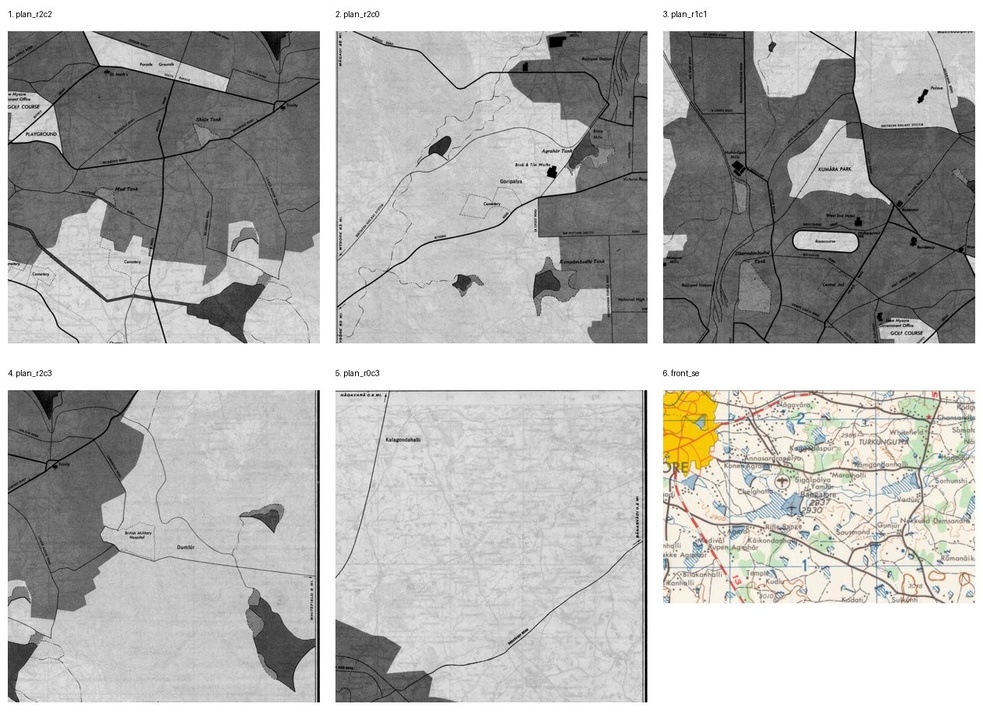
#> input picture testset/QUICK_SET.jpg, 983 x 718 px, shrunk from 1260 x 920 before the run
$ python -i grow.py   (imports and definitions only)
#> lines starting #> are read from the running program, lines starting #| are printed output that depends on the picture; after the words box and inside, x2 and y2 are one past the last pixel; in counts of white or black regions, pixels touching at a corner belong together
"""Deterministic outline from a model's point: the model says WHERE, the scan's own pixels say WHAT SHAPE.
grow() returns (polygon, "ok") or (None, reason) when there is no water drawing under the point: that refusal
is the fence, and the app lists every refused point on screen.

Plan sheet (greyscale 1:25,000): water = hatching (diagonal stripes, period ~3.2 px, found with a Gabor
filter bank; built-up shading is a 1.6 px dot screen and scores ~0) OR solid dark fill (15x15 mean < 78).
Front sheet (colour 1:250,000): water = blue ink (B - (R+G)/2 > 14), closed.
"""
import numpy as np, cv2
from shapely.geometry import Polygon

WIN = 240          # half-window (sheet px) around the point
SNAP = 14          # the point may sit this many px off the drawing
MIN_AREA = 150     # px; smaller is text or a speck -> refused
SMALL_AREA = 1000  # px (~1.6 ha on the plan); below this only a solid black fill is trusted
EVID_HATCH, EVID_DARK, EVID_SMALL_DARK = 0.10, 50, 40  # water evidence thresholds (tuned on the answer key, 2026-09-25)
MAX_FILL = 0.6     # a component filling more of the window than this has leaked -> refused
HATCH_T, DARK_T = 5.0, 78


def hatch_energy(gray01):
    E = np.zeros_like(gray01)
    for th in np.deg2rad([30, 40, 50, 60, 120, 130, 140, 150]):
        ke = cv2.getGaborKernel((15, 15), 3.0, th, 3.2, 0.8, psi=0); ke -= ke.mean()
        ko = cv2.getGaborKernel((15, 15), 3.0, th, 3.2, 0.8, psi=np.pi / 2)
        E = np.maximum(E, cv2.filter2D(gray01, -1, ke) ** 2 + cv2.filter2D(gray01, -1, ko) ** 2)
#> this loop made 8 passes
#> pass 1, in hatch_energy, `E = np.maximum(E, cv2.filter2D(gray01, -1, ke) ** 2 + cv2.filter2D(gra..`:
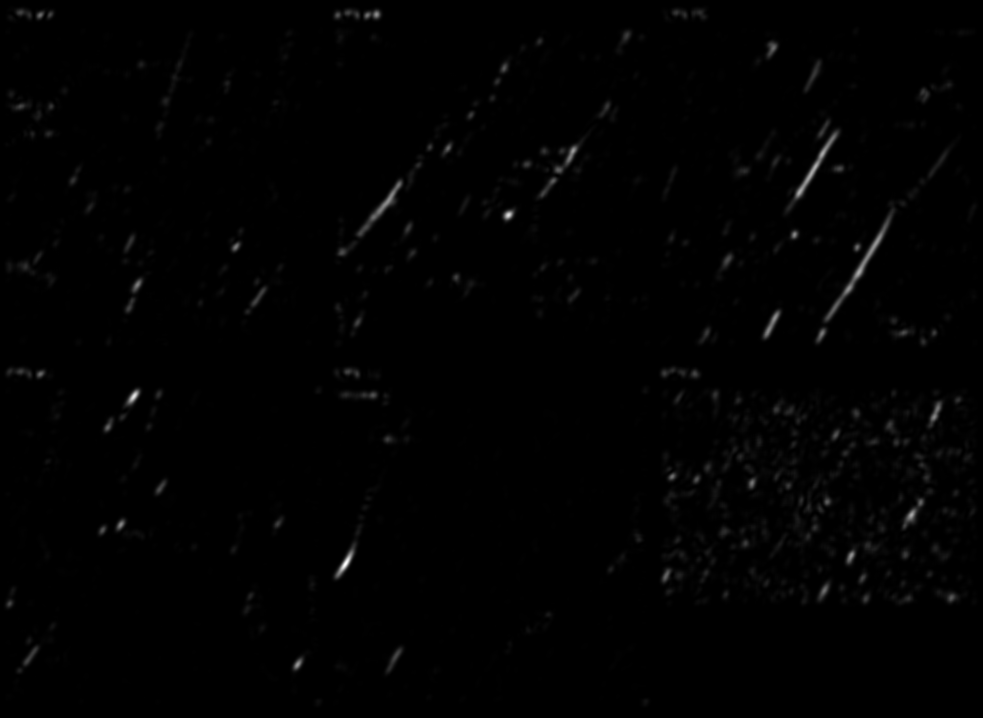
#> E: shape (718, 983) float32; min 5.02e-14, max 15.63, mean 0.119; drawn with min black and max white
#> after the loop:
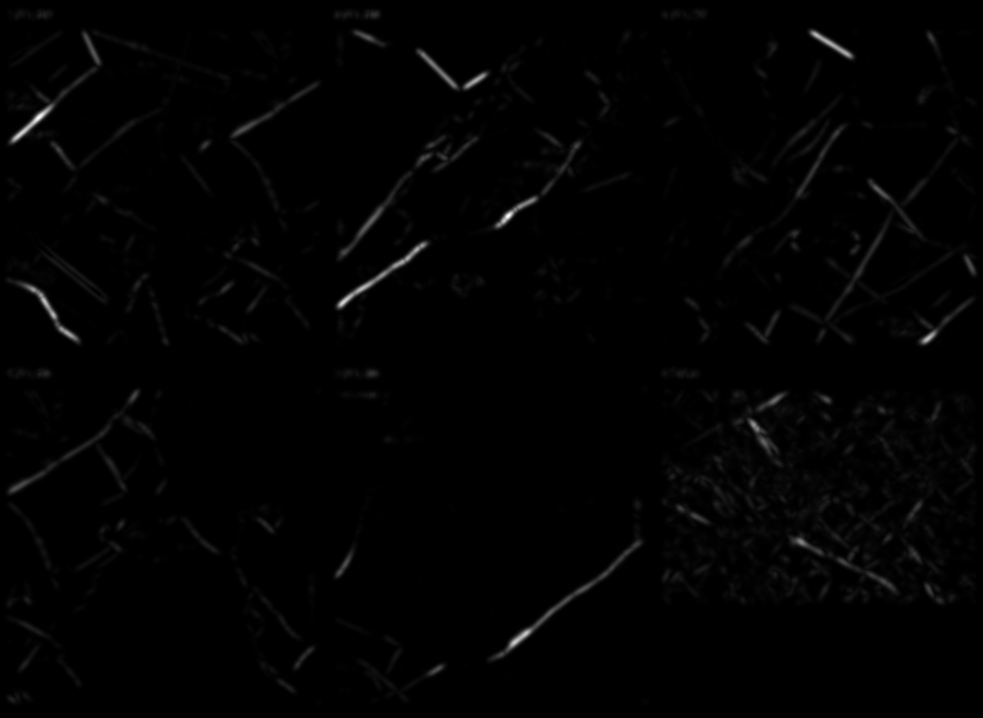
#> E: shape (718, 983) float32; min 5.02e-14, max 51.66, mean 0.5; drawn with min black and max white
    return cv2.blur(E, (11, 11))


def water_mask_plan(gray):
    g = gray.astype(np.float32)
    return ((hatch_energy(g / 255.0) > HATCH_T) | (cv2.blur(g, (15, 15)) < DARK_T)).astype(np.uint8)
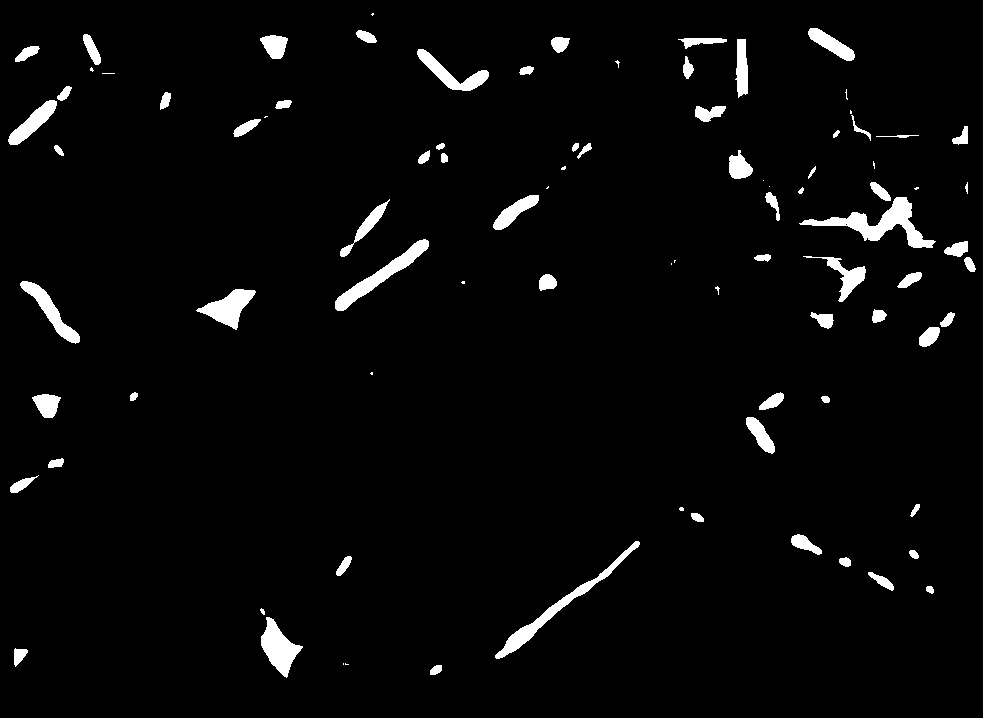
#> returned value: shape (718, 983); values 0 (black) and 1 (white), 3.2% white; 90 white regions (21 under 20 px), largest, box (x1, y1, x2, y2) and area: (799, 197, 936, 248) 2017, (495, 541, 640, 659) 1528, (335, 239, 429, 311) 1404


def water_mask_front(bgr):
    b, g, r = [bgr[..., k].astype(np.int32) for k in range(3)]
    return cv2.morphologyEx(((b - (r + g) / 2) > 14).astype(np.uint8), cv2.MORPH_CLOSE, np.ones((5, 5), np.uint8))


# [40 lines left out: function grow, not called in this run]

>>> import cv2
>>> picture = cv2.imread('../testset/QUICK_SET.jpg', cv2.IMREAD_GRAYSCALE)
>>> result = water_mask_plan(picture)
